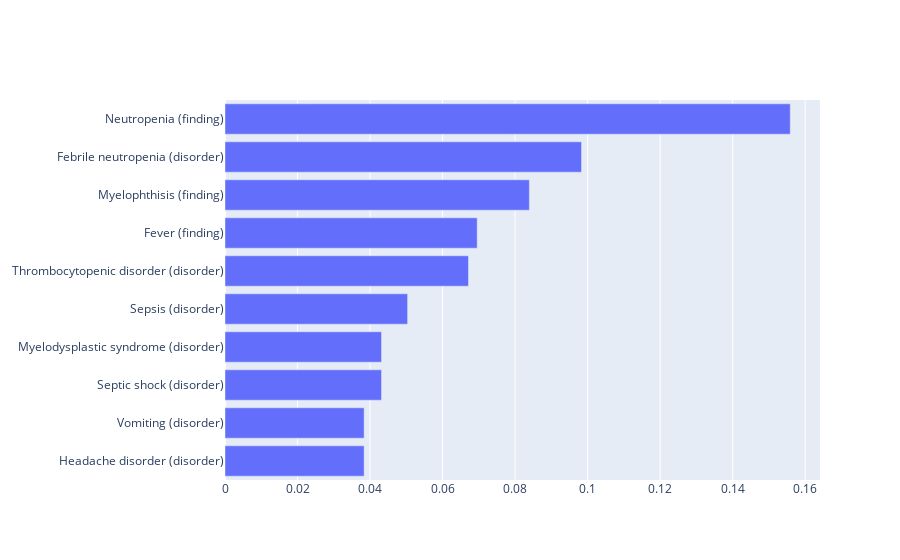

This figure's notebook cell:
### Code cell
nodes = list(summary.nodes.values())
ws = [n.pred_agg for n in nodes]
order = np.argsort(ws)

fig = go.Figure(go.Bar(
        x=[nodes[o].pred_agg for o in order],
        y=[nodes[o].label for o in order],
        orientation='h',
        name='frequency'))

fig.show() PUT BAR CHART TO MOTIVATE OTHER TABLE

### Figure 1 — Plotly figure (JSON) as saved in the notebook; plotly's stock layout.template omitted (floating-point values rounded to 4 significant figures)
{"data": [{"name": "frequency", "orientation": "h", "type": "bar", "x": [0.03837, 0.03837, 0.04317, 0.04317, 0.05036, 0.06715, 0.06954, 0.08393, 0.09832, 0.1559], "y": ["Headache disorder (disorder)", "Vomiting (disorder)", "Septic shock (disorder)", "Myelodysplastic syndrome (disorder)", "Sepsis (disorder)", "Thrombocytopenic disorder (disorder)", "Fever (finding)", "Myelophthisis (finding)", "Febrile neutropenia (disorder)", "Neutropenia (finding)"]}], "layout": {}}
